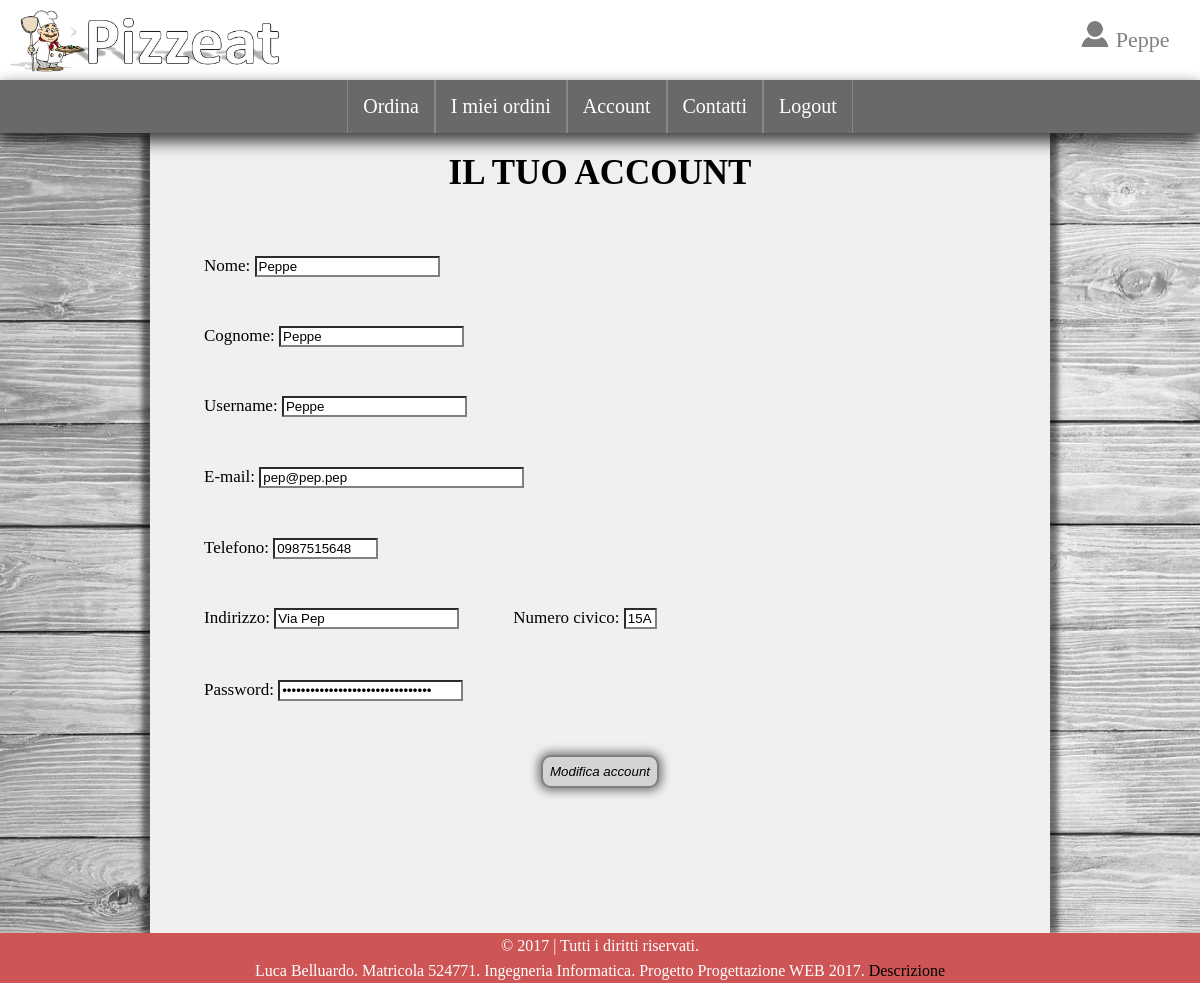
The page /index.php?p=account (signed in) on the database its author committed.
### tables this page shows
CREATE TABLE `account` (
  `IDAccount` int(10) NOT NULL,
  `Username` varchar(50) NOT NULL,
  `Nome` varchar(50) NOT NULL,
  `Cognome` varchar(50) NOT NULL,
  `Email` varchar(100) NOT NULL,
  `Telefono` varchar(10) NOT NULL,
  `Indirizzo` varchar(100) DEFAULT NULL,
  `Civico` varchar(50) DEFAULT NULL,
  `Password` varchar(32) NOT NULL,
  `Admin` tinyint(1) DEFAULT NULL
);

### php/account.php (the view, shortened to what this page needs)
<?php
	if(!isset($_SESSION['username'])) {
?>
		<script>login()</script>
<?php
	}
	else {
?>
<div id="account">
	<h1>IL TUO ACCOUNT</h1>
	<?php
		$username=$_SESSION['username'];
		$utente=mysqli_query($conn, "SELECT * FROM account WHERE Username='$username'");
		$dati=mysqli_fetch_array($utente, MYSQLI_ASSOC);
	?>
	<form class="registrati" action="php/modificaaccount.php" method="POST">
		<label>
			Nome:
			<input type="text" value="<?php if(isset($n)) echo $n; else echo $dati['Nome']?>" name="nome" pattern="[a-zA-Z\s]+" required>
		</label>
		<label>
			Cognome:
			<input type="text" value="<?php if(isset($n)) echo $c; else echo $dati['Cognome']?>" name="cognome" pattern="[a-zA-Z\s]+" required>
		</label>
		<label>
			Username:
			<input type="text" value="<?php if(isset($n)) echo $u; else echo $dati['Username']?>" name="username" pattern=".{5,}" required>
		</label>
		<label>
			E-mail:
			<input  type="email" value="<?php if(isset($n)) echo $e; else echo $dati['Email']?>" name="email" size="30" required>
		</label>
		<label>
			Telefono:
			<input type="text" value="<?php if(isset($n)) echo $t; else echo $dati['Telefono']?>" size="10" maxlength="10" name="telefono" pattern="[0-9]{9,10}" required>
		</label>
		<div id="indirizzo">
			<label>
				Indirizzo:
				<input type="text" value="<?php if(isset($n)) echo $i; else echo $dati['Indirizzo']?>" name="indirizzo">
			</label>
			<label>
				Numero civico:
				<input type="text" size="1" value="<?php if(isset($n)) echo $ci; else echo $dati['Civico']?>"name="civico">
			</label>
		</div><br><br><br><br>
		<label>
			Password:
			<input type="password" value="<?php echo md5($dati['Password'])?>" name="password" pattern="[a-zA-Z0-9\s]{4,}" required>
		</label>
		<input type="submit" class="tasto" name="invia" value="Modifica account">
	</form>
</div>
<?php
	}
?>

### css/stile.css (style rules this page uses)
html { height: 100%; }
body { margin: 0px; height: 100%; background-image: url('../immagini/background.jpg'); background-attachment: fixed; background-size: cover; }
label { font-size: 17px; display: block; }
input { border: 2px inset grey; background-color: white; }
.registrati { padding: 2% 0% 3%; background: #F0F0F0; overflow: hidden; }
.registrati label { margin-left: 6%; line-height: 70px; }
#indirizzo label { float: left; }
.tasto { border: 2px solid grey; margin: 30px auto 0px; display: block; padding: 7px; border-radius: 10px; background-color: lightgray; font-style: italic; box-shadow: rgba(5, 5, 0, 0.5) 0px 0px 10px 3px; }
#account { margin: 0px; background: #F0F0F0; padding: 0px 0px; overflow: hidden; }
#account h1 { width: 50%; margin: 20px auto; text-align: center; font-size: 35px; }

### rows shown on the page
account: nome "Peppe", cognome "Peppe", username "Peppe", email "pep@pep.pep", telefono "0987515648", indirizzo "Via Pep", civico "15A"

### other values the page prints
$_SESSION['username'] "Peppe"
